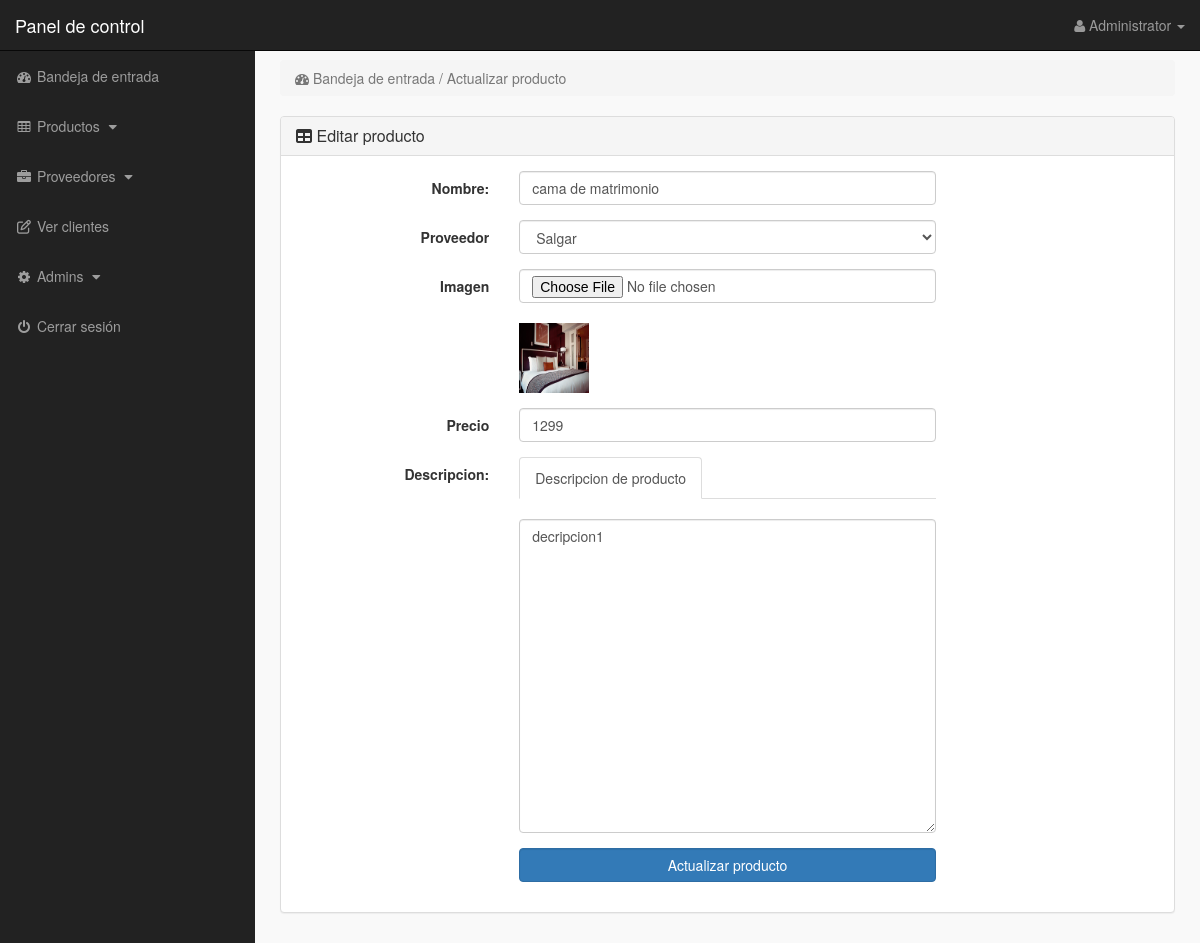
The page /admin_area/index.php?edit_product=1 (signed in) on the database its author committed.
### tables this page shows
CREATE TABLE `products` (
  `product_id` int(10) NOT NULL AUTO_INCREMENT,  
  `product_title` text NOT NULL, 
  `product_img` text NOT NULL,  
  `product_price` int(10) NOT NULL,  
  `product_desc` text NOT NULL,
  `product_featured` boolean NOT NULL DEFAULT false,
  `manufacturer_id` int(10) NOT NULL,
  PRIMARY KEY (`product_id`)
);

CREATE TABLE `manufacturers` (
  `manufacturer_id` int(10) NOT NULL AUTO_INCREMENT,
  `manufacturer_title` text NOT NULL,    
  PRIMARY KEY (`manufacturer_id`) 
);

### admin_area/edit_product.php (the view, shortened to what this page needs)
<?php
if (!isset($_SESSION['admin_email'])) {
  echo "<script>window.open('login.php','_self')</script>";
} else {
?>
  <?php
  if (isset($_GET['edit_product'])) {
    $edit_id = $_GET['edit_product'];
    $get_p = "select * from products where product_id='$edit_id'";
    $run_edit = mysqli_query($db, $get_p);
    $row_edit = mysqli_fetch_array($run_edit);
    $p_title = $row_edit['product_title'];
    $m_id = $row_edit['manufacturer_id'];
    $p_image = $row_edit['product_img'];
    $p_price = $row_edit['product_price'];
    $p_desc = $row_edit['product_desc'];
  }
  $get_manufacturer = "select * from manufacturers where manufacturer_id='$m_id'";
  $run_manufacturer = mysqli_query($db, $get_manufacturer);
  $row_manfacturer = mysqli_fetch_array($run_manufacturer);
  $manufacturer_id = $row_manfacturer['manufacturer_id'];
  $manufacturer_title = $row_manfacturer['manufacturer_title'];
  ?>
  <!DOCTYPE html>
  <html>
  <head>
  </head>
  <body>
    <div class="row">
      <div class="col-lg-12">
        <ol class="breadcrumb">
          <li class="active">
            <i class="fa fa-dashboard"> </i> Bandeja de entrada / Actualizar producto
          </li>
        </ol>
      </div>
    </div>
    <div class="row">
      <div class="col-lg-12">
        <div class="panel panel-default">
          <div class="panel-heading">
            <h3 class="panel-title">
              <i class="fa-solid fa-table"></i></i> Editar producto
            </h3>
          </div>
          <div class="panel-body">
            <form class="form-horizontal" method="post" enctype="multipart/form-data">
              <div class="form-group">
                <label class="col-md-3 control-label"> Nombre: </label>
                <div class="col-md-6">
                  <input type="text" name="product_title" class="form-control" required value="<?php echo $p_title; ?>">
                </div>
              </div>
              <div class="form-group">
                <label class="col-md-3 control-label"> Proveedor </label>
                <div class="col-md-6">
                  <select name="manufacturer" class="form-control">
                    <option value="<?php echo $manufacturer_id; ?>">
                      <?php echo $manufacturer_title; ?>
                    </option>
                  </select>
                </div>
              </div>
              <div class="form-group">
                <label class="col-md-3 control-label"> Imagen </label>
                <div class="col-md-6">
                  <input type="file" name="product_img" class="form-control">
                  <br><img src="/E-commerce CARVAL/assets/images/<?php echo $p_image; ?>" width="70" height="70">
                </div>
              </div>
              <div class="form-group">
                <label class="col-md-3 control-label"> Precio </label>
                <div class="col-md-6">
                  <input type="text" name="product_price" class="form-control" required value="<?php echo $p_price; ?>">
                </div>
              </div>
              <div class="form-group">
                <label class="col-md-3 control-label"> Descripcion: </label>
                <div class="col-md-6">
                  <ul class="nav nav-tabs">
                    <li class="active">
                      <a data-toggle="tab" href="#description"> Descripcion de producto </a>
                    </li>
                  </ul>
                  <div class="tab-content">
                    <div id="description" class="tab-pane fade in active">
                      <br>
                      <textarea name="product_desc" class="form-control" rows="15" id="product_desc"><?php echo $p_desc; ?></textarea>
                    </div>
                  </div>
                </div>
              </div>
              <div class="form-group">
                <label class="col-md-3 control-label"></label>
                <div class="col-md-6">
                  <input type="submit" name="update" value="Actualizar producto" class="btn btn-primary form-control">
                </div>
              </div>
            </form>
          </div>
        </div>
      </div>
    </div>
  </body>
  </html>
<?php } ?>

### admin_area/includes/sidebar.php (shortened to what this page needs)
<?php
if(!isset($_SESSION['admin_email'])){
echo "<script>window.open('login.php','_self')</script>";
}
else {
?>
<nav class="navbar navbar-inverse navbar-fixed-top" >
<div class="navbar-header" >
<a class="navbar-brand" href="index.php?dashboard" >Panel de control</a>
</div>
<ul class="nav navbar-right top-nav" >
<li class="dropdown" >
<a href="#" class="dropdown-toggle" data-toggle="dropdown" >
<i class="fa fa-user" ></i>
<?php echo $admin_name; ?> <b class="caret" ></b>
</a>
</li>
</ul>
<div class="collapse navbar-collapse navbar-ex1-collapse">
<ul class="nav navbar-nav side-nav">
<li>
<a href="index.php?dashboard">
<i class="fa fa-fw fa-dashboard"></i> Bandeja de entrada
</a>
</li>
<li>
<a href="#" data-toggle="collapse" data-target="#products">
<i class="fa fa-fw fa-table"></i> Productos
<i class="fa fa-fw fa-caret-down"></i>
</a>
</li>
<li>
<a href="#" data-toggle="collapse" data-target="#manufacturers">
<i class="fa fa-fw fa-briefcase"></i> Proveedores
<i class="fa fa-fw fa-caret-down"></i>
</a>
</li>
<li>
<a href="index.php?view_customers">
<i class="fa fa-fw fa-edit"></i> Ver clientes
</a>
</li>
<li>
<a href="#" data-toggle="collapse" data-target="#users">
<i class="fa fa-fw fa-gear"></i> Admins
<i class="fa fa-fw fa-caret-down"></i>
</a>
</li>
<li>
<a href="logout.php">
<i class="fa fa-fw fa-power-off"></i> Cerrar sesión
</a>
</li>
</ul>
</div>
</nav>
<?php } ?>

### admin_area/css/style.css (style rules this page uses)
body { margin-top:100px; }
@media (min-width: 768px) { body { margin-top:50px; } }
.top-nav { padding:0 15px; }
.top-nav>li { display:inline-block; float:left; }
.top-nav>li>a { padding-top:15px; padding-bottom:15px; line-height:20px; color:#999; }
@media (min-width: 768px) { .side-nav { position:fixed; top:51px; width:255px; border-radius:0; overflow-y:auto; background-color: #222; bottom:0; overflow-x:hidden; padding-bottom:40px; } }
@media (min-width: 768px) { .side-nav>li>a { width:255px; } }
.panel-body { border-radius:5px; }

### rows shown on the page
products: product_title "cama de matrimonio", product_img (picture), product_price "1299", product_desc "decripcion1"
manufacturers: manufacturer "Salgar"

### other values the page prints
$admin_name "Administrator"
